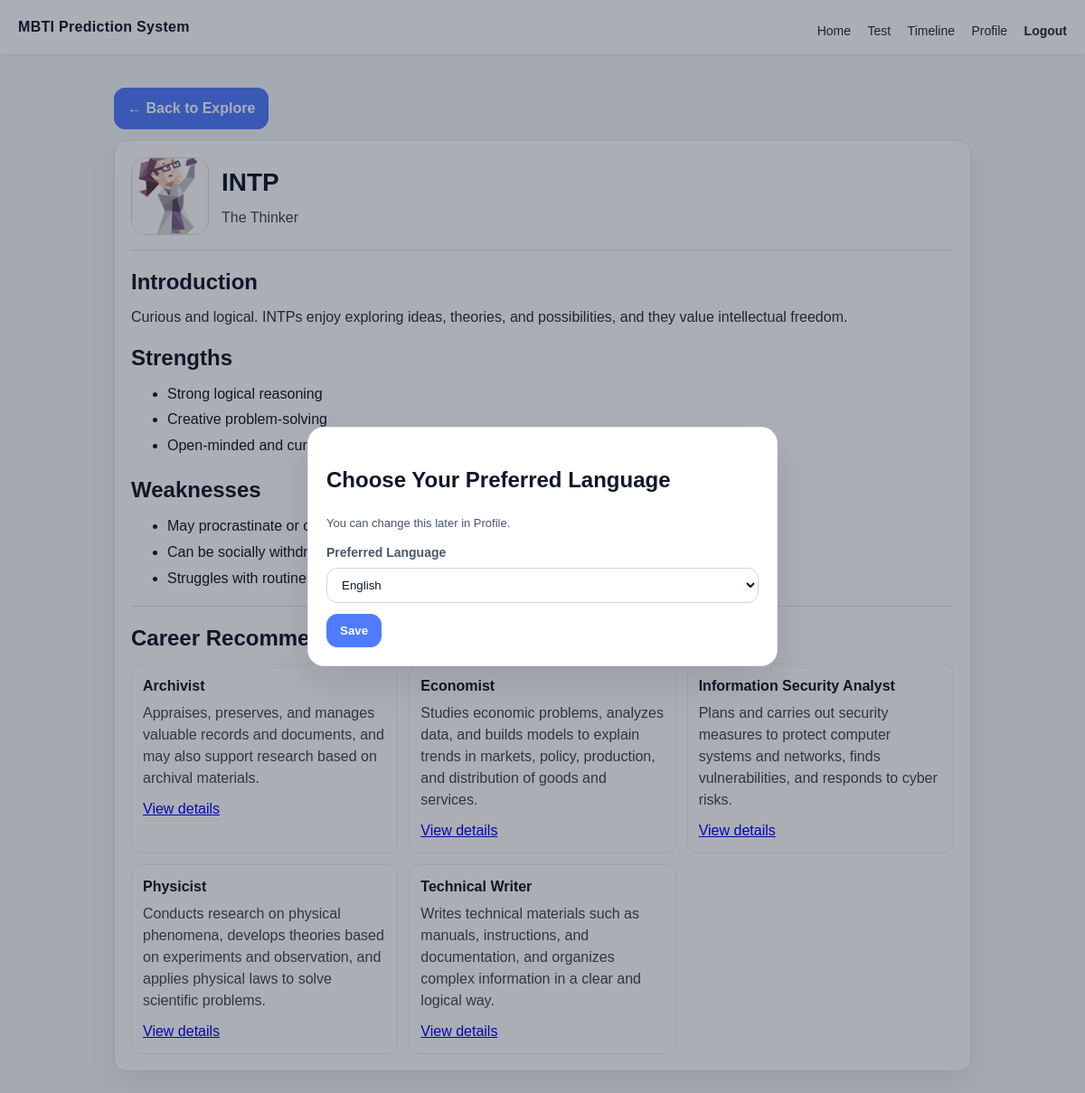
Page /type/INTP?from= (signed in) on the committed database.
### tables this page shows
CREATE TABLE MBTI_Career (
        careerID INTEGER PRIMARY KEY AUTOINCREMENT,
        typeCode TEXT NOT NULL,          -- e.g. INTJ
        careerKey TEXT NOT NULL,         -- e.g. ux_researcher
        url TEXT NOT NULL,
        sortOrder INTEGER NOT NULL DEFAULT 1,
        UNIQUE(typeCode, careerKey),
        FOREIGN KEY(typeCode) REFERENCES MBTI_Type(typeCode)
    );

### main.py (the view)
    @app.get("/type/<type_code>")
    def type_detail(type_code):
        if "user_id" not in session:
            return redirect(url_for("auth.login"))
        type_code = (type_code or "").upper().strip()
        if type_code not in VALID_MBTI_TYPES:
            flash(t_py("msg_record_not_found"), "error")
            return redirect(url_for("explore"))
        lang = session.get("lang", "EN")
        careers = list_careers_for_type(type_code, lang=lang)
        return render_template("type_detail.html", type_code=type_code, careers=careers)

### db.py (called while the page is built)
def get_conn():
    conn = sqlite3.connect(DB_PATH)
    conn.row_factory = sqlite3.Row
    return conn

def list_careers_for_type(type_code: str, lang: str = "EN"):
    lang = (lang or "EN").strip().upper()
    if lang not in ("EN", "BM", "ZH"):
        lang = "EN"
    conn = get_conn()
    cur = conn.cursor()
    cur.execute("""
      SELECT c.careerKey, c.url, c.sortOrder,
             COALESCE(t.title,'') AS title,
             COALESCE(t.description,'') AS description
      FROM MBTI_Career c
      LEFT JOIN Career_Text t
        ON t.careerKey = c.careerKey AND t.language = ?
      WHERE c.typeCode = ?
      ORDER BY c.sortOrder ASC
    """, (lang, type_code))
    rows = cur.fetchall()
    conn.close()
    return [dict(r) for r in rows]

def get_user_profile_by_user_id(user_id: int):
    conn = get_conn()
    cur = conn.cursor()
    cur.execute("""
        SELECT * FROM User_Profile
        WHERE userID = ?
    """, (user_id,))
    row = cur.fetchone()
    conn.close()
    return dict(row) if row else None

def get_user_by_id(user_id: int):
    conn = get_conn()
    cur = conn.cursor()
    cur.execute("SELECT * FROM User WHERE userID = ?", (user_id,))
    row = cur.fetchone()
    conn.close()
    return dict(row) if row else None

### templates/type_detail.html (shortened to what this page needs)
{% extends "base.html" %}
{% block content %}
{% set return_to = request.args.get('return_to') %}
{% set back_to = request.args.get('back_to', 'explore') %}
{% set result_id = request.args.get('result_id') %}
<div style="margin:0 0 12px;">
    {% if return_to %}
    <a class="btn" href="{{ return_to }}">
        ← {{ t('explore_back_to_results') }}
    </a>
    {% elif back_to == 'result_view' and result_id %}
    <a class="btn" href="{{ url_for('result_view', result_id=result_id) }}">
        ← {{ t('explore_back_to_results') }}
    </a>
    {% else %}
    <a class="btn" href="{{ url_for('explore') }}">
        ← {{ t('explore_back') }}
    </a>
    {% endif %}
</div>
<div class="card" style="margin-top:12px;padding:18px;border-radius:14px;border:1px solid #e6e6e6;">
    <div style="display:flex;gap:14px;align-items:center;flex-wrap:wrap;">
        <img src="{{ url_for('static', filename='img/mbti/' ~ type_code ~ '.png') }}" alt="{{ type_code }}"
            style="width:86px;height:86px;border-radius:16px;object-fit:cover;border:1px solid #ddd;"
            onerror="this.style.display='none';" />
        <div>
            <h1 style="margin:0;">{{ type_code }}</h1>
            <p style="margin:6px 0 0;opacity:.8;">{{ t('type_' ~ type_code ~ '_tagline') }}</p>
        </div>
    </div>
    <hr style="margin:16px 0;opacity:.25;">
    <h2 style="margin:0 0 8px;">{{ t('type_intro_title') }}</h2>
    <p style="margin:0 0 14px;line-height:1.6;opacity:.9;">
        {{ t('type_' ~ type_code ~ '_intro') }}
    </p>
    <h2 style="margin:0 0 8px;">{{ t('type_strength_title') }}</h2>
    <ul style="margin-top:0;line-height:1.8;">
        <li>{{ t('type_' ~ type_code ~ '_s1') }}</li>
        <li>{{ t('type_' ~ type_code ~ '_s2') }}</li>
        <li>{{ t('type_' ~ type_code ~ '_s3') }}</li>
    </ul>
    <h2 style="margin:0 0 8px;">{{ t('type_weakness_title') }}</h2>
    <ul style="margin-top:0;line-height:1.8;">
        <li>{{ t('type_' ~ type_code ~ '_w1') }}</li>
        <li>{{ t('type_' ~ type_code ~ '_w2') }}</li>
        <li>{{ t('type_' ~ type_code ~ '_w3') }}</li>
    </ul>
    {% if careers %}
    <h2 style="margin:0 0 10px;">{{ t('career_title') }}</h2>
    <div style="display:grid;grid-template-columns:repeat(auto-fit,minmax(240px,1fr));gap:12px;">
        {% for c in careers %}
        <div style="border:1px solid #eee;border-radius:12px;padding:12px;">
            <div style="font-weight:700;">
                <b>{{ (c.title or '').strip() or c.careerKey }}</b>
            </div>
            <div style="opacity:.8;margin:6px 0 10px;">
                {{ c.description or "" }}
            </div>
            <a href="{{ c.url }}" target="_blank">{{ t('career_view_link') }}</a>
        </div>
        {% endfor %}
    </div>
    {% endif %}
</div>
{% endblock %}

### css/style.css (style rules this page uses)
:root { --bg: #F5F7FB; --surface: #FFFFFF; --surface-soft: #F8FAFC; --border: #E5E7EB; --border-strong: #CBD5E1; --text-main: #0F172A; --text-body: #475569; --text-muted: #94A3B8; --primary: #4F7CFF; --primary-hover: #3B6EF5; --primary-soft: #E8F0FF; --secondary: #6D5EF5; --secondary-hover: #5B4CE6; --secondary-soft: #EDE9FE; --success: #22C55E; --success-soft: #DCFCE7; --warning: #F59E0B; --warning-soft: #FEF3C7; --danger: #EF4444; --danger-soft: #FEE2E2; --info-soft: #ECFEFF; --info-border: #A5F3FC; --info-text: #0F766E; --shadow-sm: 0 8px 20px rgba(15, 23, 42, 0.06); --shadow-md: 0 12px 28px rgba(15, 23, 42, 0.08); --shadow-lg: 0 18px 40px rgba(15, 23, 42, 0.10); }
* { box-sizing: border-box; }
html { scroll-behavior: smooth; }
body { margin: 0; font-family: Arial, sans-serif; background: var(--bg); color: var(--text-main); line-height: 1.5; }
h1 { margin: 8px 0 16px; font-size: 28px; color: var(--text-main); }
h2, h3, h4, h5, h6 { color: var(--text-main); }
.card { background: var(--surface); border: 1px solid var(--border); border-radius: 18px; padding: 18px; margin-bottom: 16px; box-shadow: var(--shadow-md); }
button, .btn { display: inline-flex; align-items: center; justify-content: center; gap: 6px; margin-top: 12px; padding: 10px 14px; border-radius: 12px; border: 1px solid var(--primary); background: var(--primary); color: #ffffff; cursor: pointer; text-decoration: none; font-weight: 700; transition: background 0.15s ease, border-color 0.15s ease, transform 0.15s ease, box-shadow 0.15s ease; }

### rows in the picture
MBTI_Career: careerKey "Archivist", description "Appraises, preserves, and manages valuable records and documents, and may also support research based on archival materials.", t "View details"
MBTI_Career: careerKey "Economist", description "Studies economic problems, analyzes data, and builds models to explain trends in markets, policy, production, and distribution of goods and services.", t "View details"
MBTI_Career: title "Information Security Analyst", description "Plans and carries out security measures to protect computer systems and networks, finds vulnerabilities, and responds to cyber risks.", t "View details"
MBTI_Career: careerKey "Physicist", description "Conducts research on physical phenomena, develops theories based on experiments and observation, and applies physical laws to solve scientific problems.", t "View details"
MBTI_Career: title "Technical Writer", description "Writes technical materials such as manuals, instructions, and documentation, and organizes complex information in a clear and logical way.", t "View details"

### other values in the picture
{{ t('app_title') }} "MBTI Prediction System"
{{ t('nav_home') }} "Home"
{{ t('nav_test') }} "Test"
{{ t('nav_timeline') }} "Timeline"
{{ t('nav_profile') }} "Profile"
{{ t('nav_logout') }} "Logout"
{{ t('lang_title') }} "Choose Your Preferred Language"
{{ t('lang_note') }} "You can change this later in Profile."
{{ t('preferred_language') }} "Preferred Language"
{{ t('lang_save') }} "Save"
{{ t('explore_back') }} "Back to Explore"
{{ type_code }} "INTP"
{{ t('type_' ~ type_code ~ '_tagline') }} "The Thinker"
{{ t('type_intro_title') }} "Introduction"
{{ t('type_' ~ type_code ~ '_intro') }} "Curious and logical. INTPs enjoy exploring ideas, theories, and possibilities, and they value intellectual freedom."
